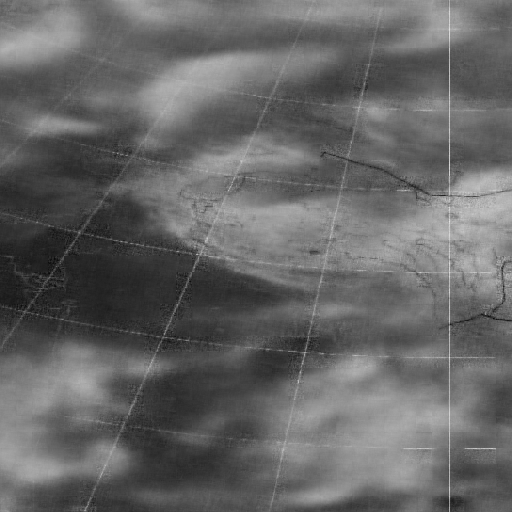
#> input picture SEDynnUNet/nnunet/utilities/pd19.png, 512 x 512 px
$ python sliding_window_crop.py
#> lines starting #> are read from the running program, lines starting #| are printed output that depends on the picture
import cv2

def sliding_window(image, stepSize, windowSize):
    # slide a window across the image
    for y in range(0, image.shape[0], stepSize[1]):
        for x in range(0, image.shape[1], stepSize[0]):
            # yield the current window
            yield (x, y, image[y:y + windowSize[1], x:x + windowSize[0]])


# 返回滑动窗结果集合，本示例暂时未用到
def get_slice(image, stepSize, windowSize):
    slice_sets = []
    for (x, y, window) in sliding_window(image, stepSize, windowSize):
        # if the window does not meet our desired window size, ignore it
        if window.shape[0] != windowSize[1] or window.shape[1] != windowSize[0]:
            continue
        slice = image[y:y + windowSize[1], x:x + windowSize[0]]
        slice_sets.append(slice)
    return slice_sets

if __name__ == '__main__':
    image = cv2.imread('pd19.png')
#> image is the input picture: shape (512, 512, 3); min 9, max 227, mean 101.6

    # 自定义滑动窗口的大小
    w = image.shape[1]
#> w = 512
    h = image.shape[0]
#> h = 512
    # 本代码将图片分为3×3，共九个子区域，winW, winH和stepSize可自行更改
    (winW, winH) = (int(w/2),int(h/2))
#> winW = 256; winH = 256
    stepSize = (int(w/4), int(h/4))
#> stepSize = (128, 128)
    cnt = 0
    for (x, y, window) in sliding_window(image, stepSize=stepSize, windowSize=(winW, winH)):
        # if the window does not meet our desired window size, ignore it
        if window.shape[0] != winH or window.shape[1] != winW:
            continue
        # since we do not have a classifier, we'll just draw the window
        clone = image.copy()
        cv2.rectangle(clone, (x, y), (x + winW, y + winH), (0, 255, 0), 2)
        cv2.imshow("Window", clone)
        cv2.waitKey(1000)

        slice = image[y:y+winH,x:x+winW]
        cv2.namedWindow('sliding_slice',0)
        cv2.imshow('sliding_slice', slice)
        cv2.waitKey(1000)
        cnt = cnt + 1
#> this loop made 16 passes
#> (x, y) on passes 1 to 12: (0, 0), (128, 0), (256, 0), (384, 0), (0, 128), (128, 128), (256, 128), (384, 128), (0, 256), (128, 256), (256, 256), (384, 256)
#> pass 1, `cv2.imshow("Window", clone)`:
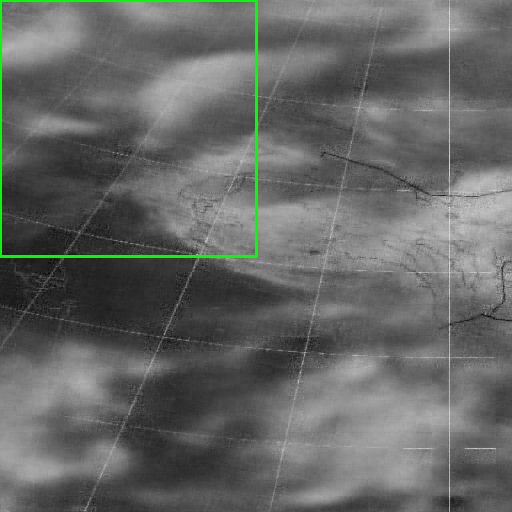
#> window 'Window': shape (512, 512, 3); mean B, G, R 100.7, 103.1, 100.7
#> pass 1, `slice = image[y:y+winH,x:x+winW]`:
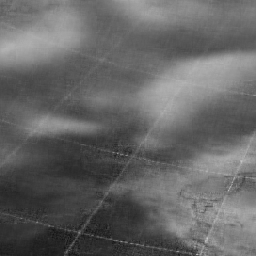
#> slice: shape (256, 256, 3); min 15, max 200, mean 101.4
#> pass 2, `cv2.imshow("Window", clone)`:
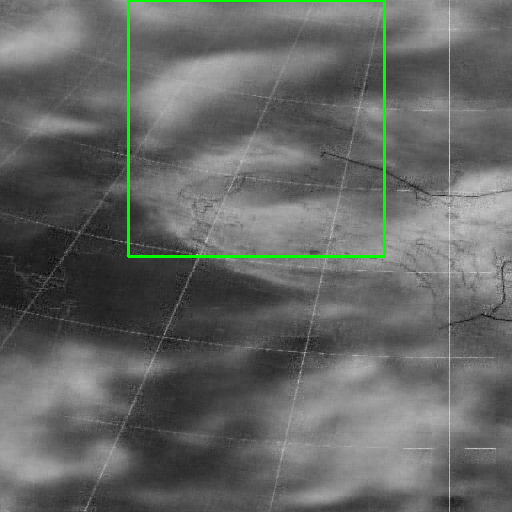
#> window 'Window': shape (512, 512, 3); mean B, G, R 100.4, 103.2, 100.4
#> pass 2, `slice = image[y:y+winH,x:x+winW]`:
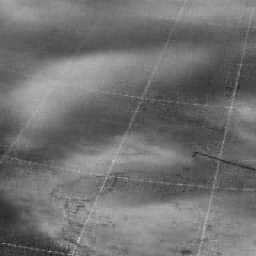
#> slice: shape (256, 256, 3); min 29, max 200, mean 113.1
#> after the loop, cnt = 9
